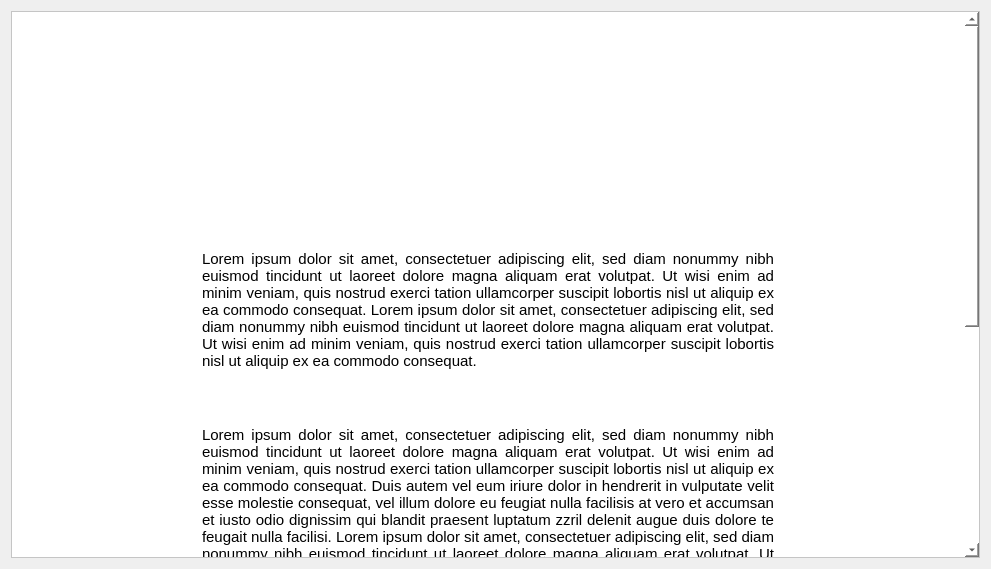
<?xml version="1.0" encoding="UTF-8"?>
<ui version="4.0">
 <class>TutorialPage</class>
 <widget class="QWidget" name="TutorialPage">
  <property name="geometry">
   <rect>
    <x>0</x>
    <y>0</y>
    <width>991</width>
    <height>569</height>
   </rect>
  </property>
  <property name="windowTitle">
   <string>Form</string>
  </property>
  <layout class="QVBoxLayout" name="verticalLayout">
   <item>
    <widget class="QScrollArea" name="scrollArea">
     <property name="sizePolicy">
      <sizepolicy hsizetype="Expanding" vsizetype="Expanding">
       <horstretch>0</horstretch>
       <verstretch>0</verstretch>
      </sizepolicy>
     </property>
     <property name="minimumSize">
      <size>
       <width>0</width>
       <height>0</height>
      </size>
     </property>
     <property name="styleSheet">
      <string notr="true">background-color:white;</string>
     </property>
     <property name="widgetResizable">
      <bool>true</bool>
     </property>
     <property name="alignment">
      <set>Qt::AlignLeading|Qt::AlignLeft|Qt::AlignVCenter</set>
     </property>
     <widget class="QWidget" name="scrollAreaWidgetContents">
      <property name="geometry">
       <rect>
        <x>0</x>
        <y>-395</y>
        <width>957</width>
        <height>944</height>
       </rect>
      </property>
      <layout class="QVBoxLayout" name="verticalLayout_11">
       <item>
        <widget class="QFrame" name="gridFrame">
         <property name="styleSheet">
          <string notr="true"/>
         </property>
         <layout class="QVBoxLayout" name="verticalLayout_12">
          <item>
           <widget class="QLabel" name="label_5">
            <property name="sizePolicy">
             <sizepolicy hsizetype="Preferred" vsizetype="Fixed">
              <horstretch>0</horstretch>
              <verstretch>0</verstretch>
             </sizepolicy>
            </property>
            <property name="minimumSize">
             <size>
              <width>200</width>
              <height>200</height>
             </size>
            </property>
            <property name="styleSheet">
             <string notr="true">image: url(:/images/task1_circuit1.png)</string>
            </property>
            <property name="text">
             <string/>
            </property>
           </widget>
          </item>
          <item>
           <spacer name="verticalSpacer_12">
            <property name="orientation">
             <enum>Qt::Vertical</enum>
            </property>
            <property name="sizeType">
             <enum>QSizePolicy::Fixed</enum>
            </property>
            <property name="sizeHint" stdset="0">
             <size>
              <width>20</width>
              <height>10</height>
             </size>
            </property>
           </spacer>
          </item>
          <item>
           <layout class="QHBoxLayout" name="horizontalLayout_12">
            <property name="sizeConstraint">
             <enum>QLayout::SetNoConstraint</enum>
            </property>
            <item>
             <widget class="QTextBrowser" name="textBrowser">
              <property name="sizePolicy">
               <sizepolicy hsizetype="Fixed" vsizetype="MinimumExpanding">
                <horstretch>0</horstretch>
                <verstretch>0</verstretch>
               </sizepolicy>
              </property>
              <property name="minimumSize">
               <size>
                <width>580</width>
                <height>170</height>
               </size>
              </property>
              <property name="maximumSize">
               <size>
                <width>16777215</width>
                <height>16777215</height>
               </size>
              </property>
              <property name="styleSheet">
               <string notr="true">color:black; alignment:center;</string>
              </property>
              <property name="frameShape">
               <enum>QFrame::NoFrame</enum>
              </property>
              <property name="sizeAdjustPolicy">
               <enum>QAbstractScrollArea::AdjustIgnored</enum>
              </property>
              <property name="lineWrapMode">
               <enum>QTextEdit::WidgetWidth</enum>
              </property>
              <property name="html">
               <string>&lt;!DOCTYPE HTML PUBLIC &quot;-//W3C//DTD HTML 4.0//EN&quot; &quot;http://www.w3.org/TR/REC-html40/strict.dtd&quot;&gt;
&lt;html&gt;&lt;head&gt;&lt;meta name=&quot;qrichtext&quot; content=&quot;1&quot; /&gt;&lt;style type=&quot;text/css&quot;&gt;
p, li { white-space: pre-wrap; }
&lt;/style&gt;&lt;/head&gt;&lt;body style=&quot; font-family:'MS Shell Dlg 2'; font-size:8pt; font-weight:400; font-style:normal;&quot;&gt;
&lt;p align=&quot;justify&quot; style=&quot; margin-top:0px; margin-bottom:0px; margin-left:0px; margin-right:0px; -qt-block-indent:0; text-indent:0px;&quot;&gt;&lt;span style=&quot; font-size:11pt;&quot;&gt;Lorem ipsum dolor sit amet, consectetuer adipiscing elit, sed diam nonummy nibh euismod tincidunt ut laoreet dolore magna aliquam erat volutpat. Ut wisi enim ad minim veniam, quis nostrud exerci tation ullamcorper suscipit lobortis nisl ut aliquip ex ea commodo consequat. Lorem ipsum dolor sit amet, consectetuer adipiscing elit, sed diam nonummy nibh euismod tincidunt ut laoreet dolore magna aliquam erat volutpat. Ut wisi enim ad minim veniam, quis nostrud exerci tation ullamcorper suscipit lobortis nisl ut aliquip ex ea commodo consequat. &lt;/span&gt;&lt;/p&gt;
&lt;p align=&quot;justify&quot; style=&quot;-qt-paragraph-type:empty; margin-top:0px; margin-bottom:0px; margin-left:0px; margin-right:0px; -qt-block-indent:0; text-indent:0px; font-size:11pt; vertical-align:middle;&quot;&gt;&lt;br /&gt;&lt;/p&gt;&lt;/body&gt;&lt;/html&gt;</string>
              </property>
             </widget>
            </item>
           </layout>
          </item>
          <item>
           <layout class="QHBoxLayout" name="horizontalLayout_13">
            <item>
             <widget class="QTextBrowser" name="textBrowser_2">
              <property name="sizePolicy">
               <sizepolicy hsizetype="Fixed" vsizetype="MinimumExpanding">
                <horstretch>0</horstretch>
                <verstretch>0</verstretch>
               </sizepolicy>
              </property>
              <property name="minimumSize">
               <size>
                <width>580</width>
                <height>300</height>
               </size>
              </property>
              <property name="styleSheet">
               <string notr="true">color: black;</string>
              </property>
              <property name="frameShape">
               <enum>QFrame::NoFrame</enum>
              </property>
              <property name="html">
               <string>&lt;!DOCTYPE HTML PUBLIC &quot;-//W3C//DTD HTML 4.0//EN&quot; &quot;http://www.w3.org/TR/REC-html40/strict.dtd&quot;&gt;
&lt;html&gt;&lt;head&gt;&lt;meta name=&quot;qrichtext&quot; content=&quot;1&quot; /&gt;&lt;style type=&quot;text/css&quot;&gt;
p, li { white-space: pre-wrap; }
&lt;/style&gt;&lt;/head&gt;&lt;body style=&quot; font-family:'MS Shell Dlg 2'; font-size:8pt; font-weight:400; font-style:normal;&quot;&gt;
&lt;p align=&quot;justify&quot; style=&quot; margin-top:0px; margin-bottom:0px; margin-left:0px; margin-right:0px; -qt-block-indent:0; text-indent:0px;&quot;&gt;&lt;span style=&quot; font-size:11pt; vertical-align:middle;&quot;&gt;Lorem ipsum dolor sit amet, consectetuer adipiscing elit, sed diam nonummy nibh euismod tincidunt ut laoreet dolore magna aliquam erat volutpat. Ut wisi enim ad minim veniam, quis nostrud exerci tation ullamcorper suscipit lobortis nisl ut aliquip ex ea commodo consequat. Duis autem vel eum iriure dolor in hendrerit in vulputate velit esse molestie consequat, vel illum dolore eu feugiat nulla facilisis at vero et accumsan et iusto odio dignissim qui blandit praesent luptatum zzril delenit augue duis dolore te feugait nulla facilisi. Lorem ipsum dolor sit amet, consectetuer adipiscing elit, sed diam nonummy nibh euismod tincidunt ut laoreet dolore magna aliquam erat volutpat. Ut wisi enim ad minim veniam, quis nostrud exerci tation ullamcorper suscipit lobortis nisl ut aliquip ex ea commodo consequat. Duis autem vel eum iriure dolor in hendrerit in vulputate velit esse molestie consequat, vel illum dolore eu feugiat nulla facilisis at vero et accumsan et iusto odio dignissim qui blandit praesent luptatum zzril delenit augue duis dolore te feugait nulla facilisi. Nam liber tempor cum soluta nobis eleifend option congue nihil imperdiet doming id quod mazim placerat facer possim assum.&lt;/span&gt;&lt;/p&gt;&lt;/body&gt;&lt;/html&gt;</string>
              </property>
             </widget>
            </item>
           </layout>
          </item>
          <item>
           <widget class="QLabel" name="label_4">
            <property name="sizePolicy">
             <sizepolicy hsizetype="Preferred" vsizetype="Fixed">
              <horstretch>0</horstretch>
              <verstretch>0</verstretch>
             </sizepolicy>
            </property>
            <property name="minimumSize">
             <size>
              <width>200</width>
              <height>200</height>
             </size>
            </property>
            <property name="styleSheet">
             <string notr="true">image: url(:/images/task1_circuit1.png)</string>
            </property>
            <property name="text">
             <string/>
            </property>
           </widget>
          </item>
         </layout>
        </widget>
       </item>
      </layout>
     </widget>
    </widget>
   </item>
  </layout>
 </widget>
 <resources/>
 <connections/>
</ui>
